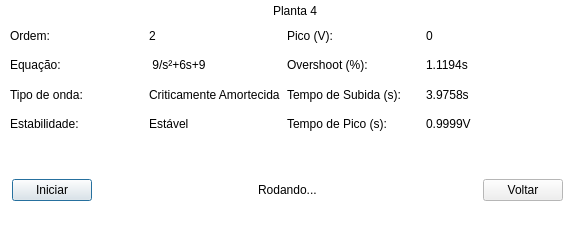
<?xml version="1.0" encoding="UTF-8"?>
<ui version="4.0">
 <class>page4</class>
 <widget class="QDialog" name="page4">
  <property name="geometry">
   <rect>
    <x>0</x>
    <y>0</y>
    <width>588</width>
    <height>236</height>
   </rect>
  </property>
  <property name="palette">
   <palette>
    <active>
     <colorrole role="Base">
      <brush brushstyle="SolidPattern">
       <color alpha="255">
        <red>255</red>
        <green>255</green>
        <blue>255</blue>
       </color>
      </brush>
     </colorrole>
     <colorrole role="Window">
      <brush brushstyle="SolidPattern">
       <color alpha="255">
        <red>255</red>
        <green>255</green>
        <blue>255</blue>
       </color>
      </brush>
     </colorrole>
    </active>
    <inactive>
     <colorrole role="Base">
      <brush brushstyle="SolidPattern">
       <color alpha="255">
        <red>255</red>
        <green>255</green>
        <blue>255</blue>
       </color>
      </brush>
     </colorrole>
     <colorrole role="Window">
      <brush brushstyle="SolidPattern">
       <color alpha="255">
        <red>255</red>
        <green>255</green>
        <blue>255</blue>
       </color>
      </brush>
     </colorrole>
    </inactive>
    <disabled>
     <colorrole role="Base">
      <brush brushstyle="SolidPattern">
       <color alpha="255">
        <red>255</red>
        <green>255</green>
        <blue>255</blue>
       </color>
      </brush>
     </colorrole>
     <colorrole role="Window">
      <brush brushstyle="SolidPattern">
       <color alpha="255">
        <red>255</red>
        <green>255</green>
        <blue>255</blue>
       </color>
      </brush>
     </colorrole>
    </disabled>
   </palette>
  </property>
  <property name="windowTitle">
   <string>Dialog</string>
  </property>
  <widget class="QWidget" name="gridLayoutWidget">
   <property name="geometry">
    <rect>
     <x>10</x>
     <y>24</y>
     <width>548</width>
     <height>111</height>
    </rect>
   </property>
   <layout class="QGridLayout" name="gridLayout">
    <item row="0" column="1">
     <layout class="QVBoxLayout" name="verticalLayout_2">
      <item>
       <widget class="QLabel" name="label_16">
        <property name="text">
         <string>2</string>
        </property>
       </widget>
      </item>
      <item>
       <widget class="QLabel" name="label_18">
        <property name="text">
         <string> 9/s²+6s+9</string>
        </property>
       </widget>
      </item>
      <item>
       <widget class="QLabel" name="label_17">
        <property name="text">
         <string>Criticamente Amortecida</string>
        </property>
       </widget>
      </item>
      <item>
       <widget class="QLabel" name="label_19">
        <property name="text">
         <string>Estável</string>
        </property>
       </widget>
      </item>
     </layout>
    </item>
    <item row="0" column="0">
     <layout class="QVBoxLayout" name="verticalLayout">
      <item>
       <widget class="QLabel" name="label_12">
        <property name="styleSheet">
         <string notr="true">font: 75 bold &quot;MS Shell Dlg 2&quot;;</string>
        </property>
        <property name="text">
         <string>Ordem: </string>
        </property>
       </widget>
      </item>
      <item>
       <widget class="QLabel" name="label_14">
        <property name="styleSheet">
         <string notr="true">font: 75 bold &quot;MS Shell Dlg 2&quot;;</string>
        </property>
        <property name="text">
         <string>Equação: </string>
        </property>
       </widget>
      </item>
      <item>
       <widget class="QLabel" name="label_13">
        <property name="styleSheet">
         <string notr="true">font: 75 bold &quot;MS Shell Dlg 2&quot;;</string>
        </property>
        <property name="text">
         <string>Tipo de onda: </string>
        </property>
       </widget>
      </item>
      <item>
       <widget class="QLabel" name="label_15">
        <property name="styleSheet">
         <string notr="true">font: 75 bold &quot;MS Shell Dlg 2&quot;;</string>
        </property>
        <property name="text">
         <string>Estabilidade:</string>
        </property>
       </widget>
      </item>
     </layout>
    </item>
    <item row="0" column="2">
     <layout class="QVBoxLayout" name="verticalLayout_3">
      <item>
       <widget class="QLabel" name="label_23">
        <property name="styleSheet">
         <string notr="true">font: 75 bold &quot;MS Shell Dlg 2&quot;;</string>
        </property>
        <property name="text">
         <string>Pico (V):</string>
        </property>
       </widget>
      </item>
      <item>
       <widget class="QLabel" name="label_21">
        <property name="styleSheet">
         <string notr="true">font: 75 bold &quot;MS Shell Dlg 2&quot;;</string>
        </property>
        <property name="text">
         <string>Overshoot (%):</string>
        </property>
       </widget>
      </item>
      <item>
       <widget class="QLabel" name="label_22">
        <property name="styleSheet">
         <string notr="true">font: 75 bold &quot;MS Shell Dlg 2&quot;;</string>
        </property>
        <property name="text">
         <string>Tempo de Subida (s):</string>
        </property>
       </widget>
      </item>
      <item>
       <widget class="QLabel" name="label_20">
        <property name="styleSheet">
         <string notr="true">font: 75 bold &quot;MS Shell Dlg 2&quot;;</string>
        </property>
        <property name="text">
         <string>Tempo de Pico (s):</string>
        </property>
       </widget>
      </item>
     </layout>
    </item>
    <item row="0" column="3">
     <layout class="QVBoxLayout" name="verticalLayout_4">
      <item>
       <widget class="QLabel" name="label_29">
        <property name="text">
         <string>0</string>
        </property>
       </widget>
      </item>
      <item>
       <widget class="QLabel" name="label_30">
        <property name="text">
         <string>1.1194s</string>
        </property>
       </widget>
      </item>
      <item>
       <widget class="QLabel" name="label_31">
        <property name="text">
         <string>3.9758s</string>
        </property>
       </widget>
      </item>
      <item>
       <widget class="QLabel" name="label_32">
        <property name="text">
         <string>0.9999V</string>
        </property>
       </widget>
      </item>
     </layout>
    </item>
   </layout>
  </widget>
  <widget class="QWidget" name="verticalLayoutWidget_5">
   <property name="geometry">
    <rect>
     <x>10</x>
     <y>0</y>
     <width>571</width>
     <height>21</height>
    </rect>
   </property>
   <layout class="QVBoxLayout" name="verticalLayout_5">
    <item alignment="Qt::AlignHCenter">
     <widget class="QLabel" name="label">
      <property name="styleSheet">
       <string notr="true">font: 75 bold 12pt &quot;MS Shell Dlg 2&quot;;</string>
      </property>
      <property name="text">
       <string>Planta 4</string>
      </property>
     </widget>
    </item>
   </layout>
  </widget>
  <widget class="QWidget" name="horizontalLayoutWidget">
   <property name="geometry">
    <rect>
     <x>12</x>
     <y>150</y>
     <width>551</width>
     <height>80</height>
    </rect>
   </property>
   <layout class="QHBoxLayout" name="horizontalLayout">
    <item>
     <widget class="QPushButton" name="play_pause_btn">
      <property name="text">
       <string>Iniciar</string>
      </property>
     </widget>
    </item>
    <item>
     <spacer name="horizontalSpacer">
      <property name="orientation">
       <enum>Qt::Horizontal</enum>
      </property>
      <property name="sizeHint" stdset="0">
       <size>
        <width>40</width>
        <height>20</height>
       </size>
      </property>
     </spacer>
    </item>
    <item>
     <widget class="QLabel" name="run_btn">
      <property name="text">
       <string>Rodando...</string>
      </property>
     </widget>
    </item>
    <item>
     <spacer name="horizontalSpacer_2">
      <property name="orientation">
       <enum>Qt::Horizontal</enum>
      </property>
      <property name="sizeHint" stdset="0">
       <size>
        <width>40</width>
        <height>20</height>
       </size>
      </property>
     </spacer>
    </item>
    <item>
     <widget class="QPushButton" name="back_4">
      <property name="text">
       <string>Voltar</string>
      </property>
     </widget>
    </item>
   </layout>
  </widget>
 </widget>
 <resources/>
 <connections/>
</ui>
